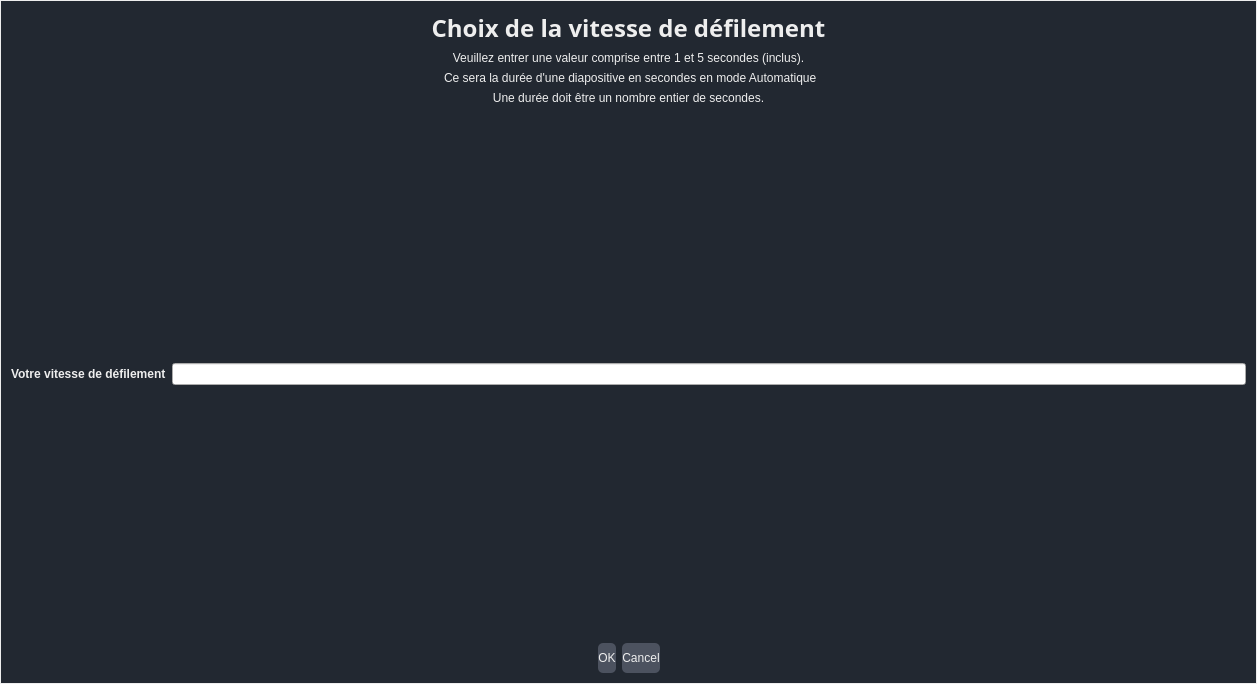
<?xml version="1.0" encoding="UTF-8"?>
<ui version="4.0">
 <class>choixVitesseDefilement</class>
 <widget class="QDialog" name="choixVitesseDefilement">
  <property name="geometry">
   <rect>
    <x>0</x>
    <y>0</y>
    <width>1257</width>
    <height>684</height>
   </rect>
  </property>
  <property name="windowTitle">
   <string>Dialog</string>
  </property>
  <property name="styleSheet">
   <string notr="true">/* Dans tout les QDialog */
    QDialog{
        background-color: #222831;
        font-family: 'Times New Roman', Times, serif;
        color: #EEEEEE; 
        border: 1px solid #EEEEEE;
    }
    
    QLabel{
        color:#EEEEEE
    }
    

/* Dans le QDialog FenÃªtre a propos */
    QDialog{
        background-color: #222831;
        font-family: 'Times New Roman', Times, serif;
        color: #EEEEEE; 
        border: 1px solid #EEEEEE;
    }
    
    QLabel{
        color:#EEEEEE
    }
    
    QPushButton{
        background-color: #4c525f;
        color: #EEEEEE;
        border-color: #EEEEEE;
        height: 30%;
        border-radius: 5%;
        position: relative;
    }</string>
  </property>
  <layout class="QVBoxLayout" name="verticalLayout_2">
   <item>
    <layout class="QVBoxLayout" name="verticalLayout">
     <item>
      <widget class="QLabel" name="titre">
       <property name="font">
        <font>
         <family>Segoe UI Black</family>
         <pointsize>18</pointsize>
         <bold>true</bold>
        </font>
       </property>
       <property name="text">
        <string>Choix de la vitesse de défilement</string>
       </property>
       <property name="alignment">
        <set>Qt::AlignCenter</set>
       </property>
      </widget>
     </item>
     <item>
      <widget class="QLabel" name="desc1">
       <property name="text">
        <string>Veuillez entrer une valeur comprise entre 1 et 5 secondes (inclus).</string>
       </property>
       <property name="alignment">
        <set>Qt::AlignCenter</set>
       </property>
      </widget>
     </item>
     <item>
      <widget class="QLabel" name="desc2">
       <property name="text">
        <string> Ce sera la durée d'une diapositive en secondes en mode Automatique</string>
       </property>
       <property name="alignment">
        <set>Qt::AlignCenter</set>
       </property>
      </widget>
     </item>
     <item>
      <widget class="QLabel" name="label">
       <property name="text">
        <string>Une durée doit être un nombre entier de secondes.</string>
       </property>
       <property name="alignment">
        <set>Qt::AlignCenter</set>
       </property>
      </widget>
     </item>
     <item>
      <spacer name="verticalSpacer">
       <property name="orientation">
        <enum>Qt::Vertical</enum>
       </property>
       <property name="sizeHint" stdset="0">
        <size>
         <width>20</width>
         <height>40</height>
        </size>
       </property>
      </spacer>
     </item>
     <item>
      <layout class="QFormLayout" name="formLayout">
       <item row="0" column="0">
        <widget class="QLabel" name="titreSaisie">
         <property name="font">
          <font>
           <bold>true</bold>
          </font>
         </property>
         <property name="text">
          <string>Votre vitesse de défilement</string>
         </property>
        </widget>
       </item>
       <item row="0" column="1">
        <widget class="QLineEdit" name="choixUtilisateur"/>
       </item>
      </layout>
     </item>
     <item>
      <spacer name="verticalSpacer_2">
       <property name="orientation">
        <enum>Qt::Vertical</enum>
       </property>
       <property name="sizeHint" stdset="0">
        <size>
         <width>20</width>
         <height>40</height>
        </size>
       </property>
      </spacer>
     </item>
     <item>
      <widget class="QDialogButtonBox" name="buttonBox">
       <property name="font">
        <font>
         <family>Segoe UI</family>
        </font>
       </property>
       <property name="layoutDirection">
        <enum>Qt::LeftToRight</enum>
       </property>
       <property name="orientation">
        <enum>Qt::Horizontal</enum>
       </property>
       <property name="standardButtons">
        <set>QDialogButtonBox::Cancel|QDialogButtonBox::Ok</set>
       </property>
       <property name="centerButtons">
        <bool>true</bool>
       </property>
      </widget>
     </item>
    </layout>
   </item>
  </layout>
 </widget>
 <resources/>
 <connections>
  <connection>
   <sender>buttonBox</sender>
   <signal>rejected()</signal>
   <receiver>choixVitesseDefilement</receiver>
   <slot>reject()</slot>
   <hints>
    <hint type="sourcelabel">
     <x>316</x>
     <y>260</y>
    </hint>
    <hint type="destinationlabel">
     <x>286</x>
     <y>274</y>
    </hint>
   </hints>
  </connection>
  <connection>
   <sender>buttonBox</sender>
   <signal>accepted()</signal>
   <receiver>choixVitesseDefilement</receiver>
   <slot>accept()</slot>
   <hints>
    <hint type="sourcelabel">
     <x>248</x>
     <y>254</y>
    </hint>
    <hint type="destinationlabel">
     <x>157</x>
     <y>274</y>
    </hint>
   </hints>
  </connection>
 </connections>
</ui>
